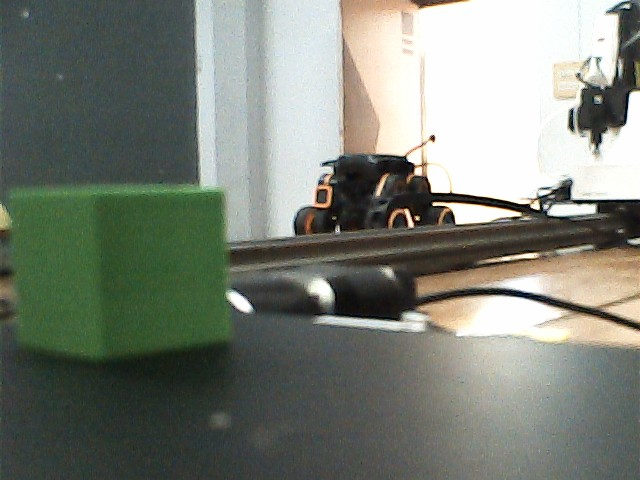
#> input picture dataset/raw/green/WIN_20260610_12_46_56_Pro.jpg, 640 x 480 px, found by its file name
$ python augment.py
#> lines starting #> are read from the running program, lines starting #| are printed output that depends on the picture
# augment.py
# Dobot Color Sorter — Offline Dataset Augmentation Script
#
# Expands raw dataset from 50 images per color to 250 images per color.
# Each original image produces exactly 5 augmented variants.
#
# Usage:
#   python augment.py
#   python augment.py --input dataset/raw --output dataset/augmented
#
# CRITICAL RULE: Never shift Hue or Saturation channels.
# Color IS the classification label. Only geometry and V-channel brightness
# may be modified.

import cv2
import numpy as np
import os
import random
import argparse
import sys


# ---------------------------------------------------------------------------
# Individual Augmentation Functions
# ---------------------------------------------------------------------------

def aug_gaussian_blur(image):
    """
    Augment 1: Gaussian Blur
    Simulates slight defocus and camera shake from the low-quality C270 lens.
    """
    kernel_size = random.choice([3, 5, 7])
    return cv2.GaussianBlur(image, (kernel_size, kernel_size), 0)


def aug_motion_blur(image):
    """
    Augment 2: Horizontal Motion Blur
    Simulates cube movement along the belt during capture.
    Direction is horizontal only — belt moves left to right.
    """
    kernel_size = random.randint(9, 15)
    kernel = np.zeros((kernel_size, kernel_size), dtype=np.float32)
    kernel[kernel_size // 2, :] = 1.0 / kernel_size
    return cv2.filter2D(image, -1, kernel)


def aug_brightness_shift(image):
    """
    Augment 3: Brightness Shift (V channel ONLY)
    Simulates overhead lighting intensity variation.
    H and S channels are NOT modified — color ground truth is preserved.
    """
    hsv = cv2.cvtColor(image, cv2.COLOR_BGR2HSV).astype(np.int32)
    delta = random.randint(-40, 40)
    # Ensure delta is not near zero (minimum ±20 effective shift)
    if abs(delta) < 20:
        delta = 20 if delta >= 0 else -20
    hsv[:, :, 2] = np.clip(hsv[:, :, 2] + delta, 0, 255)
    return cv2.cvtColor(hsv.astype(np.uint8), cv2.COLOR_HSV2BGR)


def aug_slight_rotation(image):
    """
    Augment 4: Slight Rotation
    Simulates cube not being perfectly square to the camera axis.
    Uses BORDER_REFLECT to avoid black border artifacts that could mislead the
    saturation mask into rejecting border pixels.
    """
    angle = random.uniform(-10.0, 10.0)
    h, w = image.shape[:2]
    M = cv2.getRotationMatrix2D((w / 2.0, h / 2.0), angle, 1.0)
    return cv2.warpAffine(image, M, (w, h), borderMode=cv2.BORDER_REFLECT)


def aug_random_crop_resize(image):
    """
    Augment 5: Random Crop + Resize back to original dimensions
    Simulates the cube appearing at different distances or positions within frame.
    Keeps 80–90% of the original frame area.
    """
    h, w = image.shape[:2]
    crop_factor = random.uniform(0.80, 0.90)
    crop_h = int(h * crop_factor)
    crop_w = int(w * crop_factor)
    x = random.randint(0, w - crop_w)
    y = random.randint(0, h - crop_h)
    cropped = image[y:y + crop_h, x:x + crop_w]
    return cv2.resize(cropped, (w, h), interpolation=cv2.INTER_LINEAR)


# Map augmentation index (1-5) to its corresponding function
AUGMENTATION_PIPELINE = {
    1: aug_gaussian_blur,
    2: aug_motion_blur,
    3: aug_brightness_shift,
    4: aug_slight_rotation,
    5: aug_random_crop_resize,
}


# ---------------------------------------------------------------------------
# Per-Image Augmentation Driver
# ---------------------------------------------------------------------------

def augment_image(src_path, dst_dir, base_name, color_label):
    """
    Load one raw image, apply all 5 augmentation functions, and save 5 variants.
    Also copies the original (unmodified) into the output folder.
    """
#> called with dst_dir = 'dataset/augmented/green', base_name = 'WIN_20260610_12_46_56_Pro.jpg', color_label = 'green'
    image = cv2.imread(src_path)
#> image is the input picture: shape (480, 640, 3); mean B, G, R 118.5, 128.5, 123.1
    if image is None:
        print(f"  [WARN] Could not read {src_path} — skipping.")
        return 0

    saved = 0

    # Copy original image into augmented output folder unchanged
    orig_dst = os.path.join(dst_dir, base_name)
    cv2.imwrite(orig_dst, image)
    saved += 1

    # Apply each augmentation function and save the result
    name_stem, ext = os.path.splitext(base_name)
    for aug_idx, aug_fn in AUGMENTATION_PIPELINE.items():
        augmented = aug_fn(image.copy())
        aug_filename = f"{name_stem}_aug{aug_idx}{ext}"
        aug_path = os.path.join(dst_dir, aug_filename)
        cv2.imwrite(aug_path, augmented)
        saved += 1
#> this loop made 5 passes
#> pass 2, in augment_image, `augmented = aug_fn(image.copy())`:
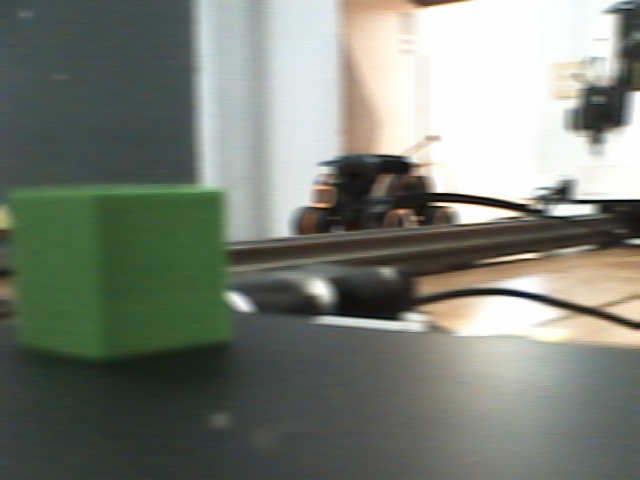
#> augmented: shape (480, 640, 3); mean B, G, R 118.5, 128.5, 123.1
#> pass 3, in aug_brightness_shift, `hsv = cv2.cvtColor(image, cv2.COLOR_BGR2HSV).astype(np.int32)`:
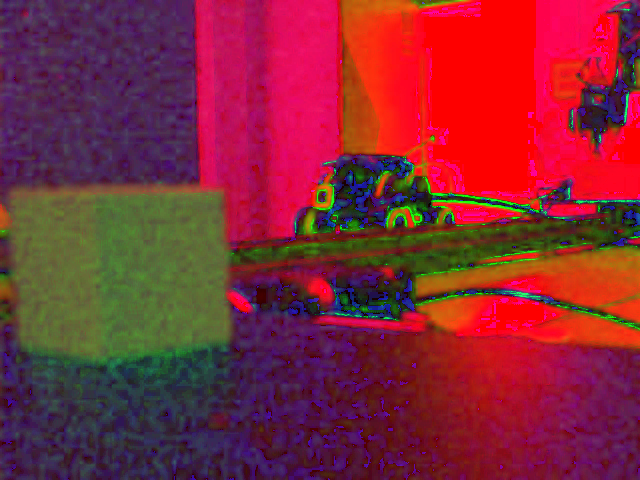
#> hsv: shape (480, 640, 3) int32; mean of channels 0, 1, 2 54.8, 40.3, 131.5; drawn as B, G, R
#> after the loop, saved = 6

    return saved  # Returns 6 (1 original + 5 augments) — but we want 250 total.
                  # With 50 raw images: 50 originals + 50×5 augments = 300.
                  # Keep only augmented (no duplicating originals in training split).


# ---------------------------------------------------------------------------
# Per-Class Driver
# ---------------------------------------------------------------------------

def augment_color_class(src_class_dir, dst_class_dir, color_label):
    """
    Augments all images within one color folder.
    """
    os.makedirs(dst_class_dir, exist_ok=True)

    image_files = [
        f for f in os.listdir(src_class_dir)
        if f.lower().endswith(('.jpg', '.jpeg', '.png'))
    ]

    if len(image_files) == 0:
        print(f"  [WARN] No images found in {src_class_dir}")
        return

    print(f"  Processing [{color_label.upper()}]: {len(image_files)} raw images found.")

    total_written = 0
    for filename in sorted(image_files):
        src_path = os.path.join(src_class_dir, filename)
        count = augment_image(src_path, dst_class_dir, filename, color_label)
#> count = 6
        total_written += count
#> total_written = 6

    # Final count in augmented directory
    final_count = len([
        f for f in os.listdir(dst_class_dir)
        if f.lower().endswith(('.jpg', '.jpeg', '.png'))
    ])
    print(f"  [{color_label.upper()}] Complete — {final_count} images in output folder.")


# ---------------------------------------------------------------------------
# Entry Point
# ---------------------------------------------------------------------------

def main():
    parser = argparse.ArgumentParser(
        description="Dobot Color Sorter — Dataset Augmentation Script"
    )
    parser.add_argument(
        '--input', default='dataset/raw',
        help='Root directory containing raw color subfolders (default: dataset/raw)'
    )
    parser.add_argument(
        '--output', default='dataset/augmented',
        help='Root directory to write augmented images (default: dataset/augmented)'
    )
    args = parser.parse_args()

    color_classes = ['green', 'blue', 'yellow', 'red']

    print(f"\nDobot Sorter — Dataset Augmentation")
    print(f"  Input:  {os.path.abspath(args.input)}")
    print(f"  Output: {os.path.abspath(args.output)}")
    print(f"  Classes: {color_classes}\n")

    for color in color_classes:
        src_dir = os.path.join(args.input, color)
        dst_dir = os.path.join(args.output, color)

        if not os.path.isdir(src_dir):
            print(f"  [ERROR] Source folder not found: {src_dir}")
            sys.exit(1)

        augment_color_class(src_dir, dst_dir, color)
#> pass 2 of the loop in main, `for color in color_classes:`:
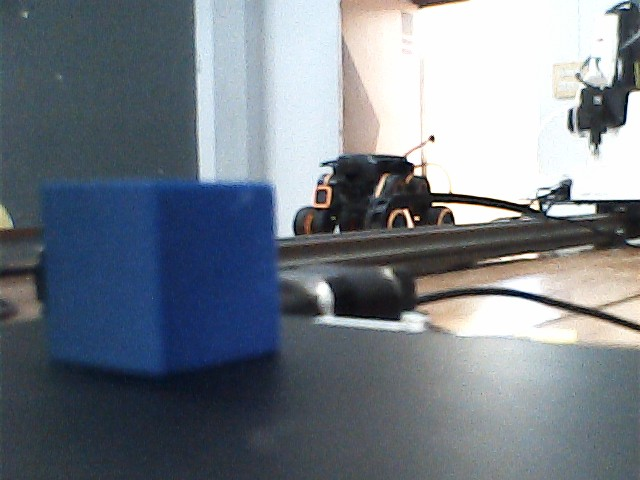
#> input picture dataset/raw/blue/WIN_20260610_12_42_31_Pro.jpg, 640 x 480 px, found by its file name
#> in augment_image, image is the input picture: shape (480, 640, 3); mean B, G, R 134.7, 125.2, 117.1
#> the loop in augment_image (call 2), `for aug_idx, aug_fn in AUGMENTATION_PIPELINE.items():` made 5 passes
#> pass 2, in augment_image (call 2), `augmented = aug_fn(image.copy())`:
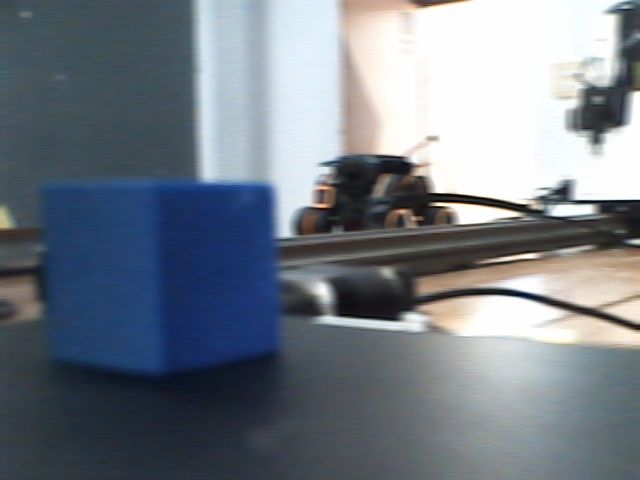
#> augmented: shape (480, 640, 3); mean B, G, R 134.6, 125.2, 117.1
#> pass 3, in aug_brightness_shift (call 2), `hsv = cv2.cvtColor(image, cv2.COLOR_BGR2HSV).astype(np.int32)`:
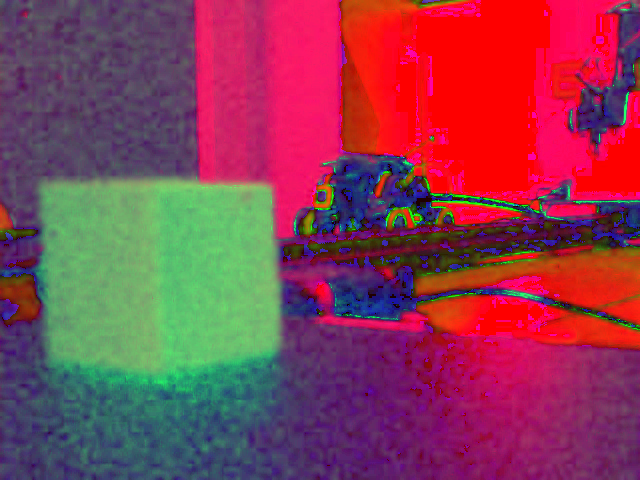
#> hsv: shape (480, 640, 3) int32; mean of channels 0, 1, 2 82.5, 61.3, 138.1; drawn as B, G, R
#|   [BLUE] Complete — 0 images in output folder.

    print("\nAugmentation complete.")
    print("Verify each augmented folder contains 250+ images before training.\n")


if __name__ == '__main__':
#> (the run stopped early here; a loop or call above may not have finished)
